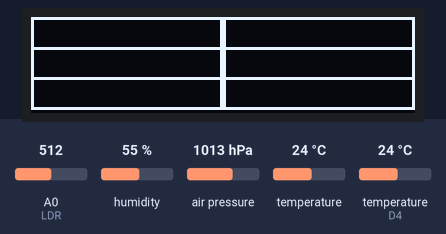
A sketch run on a simulated ESP8266 (NodeMCU). Parts: 128×32 one-colour display. The inputs (shaded band) are chosen by the test bench; at power-on: A0 (LDR) = 512, humidity 55 %, air pressure 1013 hPa, temperature 24 °C, temperature (sensor on D4) 24 °C. WiFi joins after 1.5 s; servers stay silent unless stated; the local clock reads 2024-03-15 10:24:30 at power-on unless the sketch sets it; storage starts empty; what the sketch prints to the serial monitor is not drawn.

Above: at 1.9 s.

The sketch:

sketch-v0.5-nodemcu.ino
```cpp
/*
   a mica NodeMCU 1.0 v3ESP8266
   A0 ---> Salida módulo LDR
   D1 // gpio5 ---> SCL ---> RTC DS1307 + oled ssd1306 132x28 + BMP2280
   D2 // gpio4 ---> SDA ---> RTC DS1307 + oled ssd1306 132x28 + BMP2280
   D3 // gpio ---> res4.7k a vcc +
   D4 // gpio2 ---> res4.7k a vcc + ---> DHT out
   D5 // gpio14 ---> SCLK ---> Modulo // adaptador MicroSD Tarjeta
   D6 // gpio12 ---> MISO ---> Modulo // Adaptador Tarjeta MicroSD
   D7 // gpio13 ---> MOSI ---> Modulo // Adaptador Tarjeta MicroSD
   D8 // gpio15 ---> res10k a gnd ---> Módulo CC / SS // Tarjeta adaptadora MicroSD
*/
//____________________________________
//                                  //|
unsigned long lecturaMillis = 0;    //|
//int pinWDU = D0;                  //|
//__________________________________//|

#include <Wire.h>         // incluir libreria para I2C
#include <SPI.h>           // incluir libreria para SPI

#include <ESP8266WiFi.h> // https://github.com/esp8266/Arduino
#include <DNSServer.h> // Servidor DNS local usado para redirigir todas las solicitudes al portal de configuración
#include <ESP8266WebServer.h>// Servidor web local usado para servir el portal de configuración.
//#include <ESP8266mDNS.h>
#include <WiFiUdp.h>
#include "ArduinoOTA.h" // https://github.com/esp8266/Arduino/tree/master/libraries/ArduinoOTA
#include <WiFiManager.h> // incluir libreria para Portal-WiFi https://github.com/tzapu/WiFiManager#include <ESP8266WiFi.h> //https://github.com/esp8266/Arduino
#define AP_SSID "NodeMCU-ESP8266" // Nombre AccesPoint con la ssid "NodeMCU-ESP8266"
#define AP_PASS "password" // Contraseña AccesPoint con la "password"

#include <RTClib.h>      // incluir libreria para RTC
RTC_DS1307 rtc;     // llama al RTC_DS1307 como rtc
//#define RTC_I2C_ADDRESS 0x68 //
//#define RTC_EEPROM_I2C_ADDRESS 0x50 //

#include <SD.h>         // incluir libreria para SD
const int microSD = D8; // chip esclavo microSD puerto SPI - en el uno pin 4 - en el esp8266 nodemcu 1.0 v3 pin D8 gpio15
File myFile;// buscar encontrar o crear archivo en raiz sd

#include <Adafruit_GFX.h>   // libreria para pantallas graficas
#include <Adafruit_SSD1306.h>   // libreria para controlador SSD1306
#define OLED_I2C_ADDRESS 0x3C  //
#define OLED_RESET -1      // necesario por la libreria pero no usado
#define ANCHO 128     // reemplaza ocurrencia de ANCHO por 128
#define ALTO 32       // reemplaza ocurrencia de ALTO por 32
Adafruit_SSD1306 oled(ANCHO, ALTO, &Wire, OLED_RESET);  // crea objeto

#include <DHT.h> // incluir libreria DHT sensor
#define DHTPIN D4 // sensor en pin D4
#define DHTTYPE DHT11   // DHT11 DHT21 DHT22
DHT dht(DHTPIN, DHTTYPE);  // crea objeto

#include <Adafruit_Sensor.h>  // incluir libreria sensores unificados
#include <Adafruit_BMP280.h>  // incluir libreria sensor BMP280
#define BMP280_I2C_ADDRESS  0x77  //  0x76
Adafruit_BMP280 bmp;  // crea objeto

#define LDR A0

////////////////////////////////////////////////////////////////////////////////////////////////////////////
void setup () {
  //  pinMode(pinWDU, INPUT);
  //  attachInterrupt(digitalPinToInterrupt(pinWDU), CHANGE);
  Serial.begin(9600); {}   // inicializa comunicacion serial a 9600 bps
  Serial.println(F("Iniciando:"));
  Wire.begin(D2, D1);   // configura e inicializa serial i2c en pines(sda, scl)
  SPI.begin();           // Inicializa serial spi
  WiFi.mode(WIFI_AP_STA); // modo establecido explícitamente, esp por defecto es STA + AP
  Serial.println(F("Wifi Iniciado"));
  WiFiManager wifiManager; //declaración de objeto wifiManager
  // wifiManager.resetSettings(); // wifiManager.resetSettings(); //restablecer la configuración - borrar las credenciales para realizar pruebas
  // Conectarse automáticamente usando credenciales guardadas,
  // si falla la conexión, inicia un punto de acceso con el nombre especificado ("AutoConnectAP"),
  // si está vacío generará automáticamente SSID, si la contraseña está en blanco será AP anónimo (wm.autoConnect ())
  // luego entra en un bucle de bloqueo en espera de configuración y devolverá un resultado exitoso

  wifiManager.setConfigPortalTimeout(60); //si cliente no accede datos de configuracion se renicia en (i) segundos
  wifiManager.setConnectTimeout (30); // establecer el tiempo de espera de la conexión

  bool res;
  // res = wifiManager.autoConnect(); // nombre de AP generado automáticamente a partir de chipid
  // res = wifiManager.autoConnect("AutoConnectAP"); // si solo desea un punto de acceso no seguro
  res = wifiManager.autoConnect("AutoConnectAP", "password"); // ("nombre red SSID, contraseña");
  if (!res) {
    Serial.println("Fallo la Coneccion :(");
    ESP.restart();  // reiniciar esp
  }
  else {
    Serial.println("Coneccion Realizada :)");
  }

  ArduinoOTA.setPort(8266); // El puerto predeterminado es 8266
  ArduinoOTA.setHostname("OTA-NodeMCU-ESP8266"); // El nombre de host predeterminado es esp8266- [ChipID]
  // Sin autenticación por defecto
  // ArduinoOTA.setPassword("admin");
  // La contraseña también se puede configurar con su valor md5
  // MD5(admin) = 21232f297a57a5a743894a0e4a801fc3
  // ArduinoOTA.setPasswordHash("21232f297a57a5a743894a0e4a801fc3");

  ArduinoOTA.onStart([]() {
    String type;
    if (ArduinoOTA.getCommand() == U_FLASH)
      type = "sketch";
    else // U_SPIFFS
      type = "filesystem";

    // NOTA: si actualiza SPIFFS, este sería el lugar para desmontar SPIFFS usando SPIFFS.end()
    Serial.println("Iniciar actualización " + type);
  });
  ArduinoOTA.onEnd([]() {
    Serial.println("\nEnd");
  });
  ArduinoOTA.onProgress([](unsigned int progress, unsigned int total) {
    Serial.printf("Progreso: %u%%\r", (progress / (total / 100)));
  });
  ArduinoOTA.onError([](ota_error_t error) {
    Serial.printf("Error[%u]: ", error);
    if (error == OTA_AUTH_ERROR) Serial.println("Error de autenticación");
    else if (error == OTA_BEGIN_ERROR) Serial.println("Inicio fallido");
    else if (error == OTA_CONNECT_ERROR) Serial.println("Falló la conexión");
    else if (error == OTA_RECEIVE_ERROR) Serial.println("Error al recibir");
    else if (error == OTA_END_ERROR) Serial.println("Fallo al final");
  });
  ArduinoOTA.begin();
  WiFi.softAP(AP_SSID, AP_PASS); // Iniciamos AccesPoint con la ssid y password predefinidos
  Serial.println("Soporte Actualizaciones OTA");
  Serial.print("dirección IP de red: ");
  Serial.println(WiFi.localIP());
  Serial.print("dirección IP de AccesPoint: ");
  Serial.print(AP_SSID);
  Serial.println(WiFi.softAPIP());


if (!SD.begin(microSD)) {       // sino inicia el modulo lector sd
  Serial.println(F("Modulo SD fallo"));  // muestra mensaje de error
  return;         // se sale regresando el programa
}
Serial.println(F("Modulo SD iniciado correctamente")); // muestra mensaje confirmacion
myFile = SD.open("DATA.txt", FILE_WRITE); //abrir sd, buscar crear archivo y abrir modo escritura
if (myFile) { //para tratar el archivo
  Serial.println(F("Archivo abierto correctamente"));
  myFile.println("Fecha, Hora, Temperatura DHT ºC, Temperatura BMP ºC, Humedad %, Presion hPa, Altitud M, Luminosidad"); //imprimir en el archivo los siguientes encabezados.
  myFile.close(); //cerrmos el archivo.
}

  if (!rtc.begin()) {       // sino inicializa modulo con direccion I2C definida previamente
    Serial.println(F("Modulo RTC fallo"));  // muestra mensaje de error
    return;         // se sale regresando el programa
  }
  rtc.adjust(DateTime(F(__DATE__), F(__TIME__)));
  Serial.println(F("Modulo RTC iniciado correctamente")); // muestra mensaje de confirmacion

  if (!bmp.begin(BMP280_I2C_ADDRESS)) {       // sino inicializa modulo con direccion I2C definida previamente
    Serial.println(F("Modulo BMP fallo"));  // muestra mensaje de error
    return;         // se sale regresando el programa
  }
  Serial.println(F("Modulo BMP iniciado correctamente")); // muestra mensaje de confirmacion

/* if (!dht.begin()) {       // sino inicializa modulo con direccion I2C definida previamente
      Serial.println(F("Modulo DHT fallo"));  // muestra mensaje de error
      return;         // se sale regresando el programa
    }*/
  dht.begin();
  Serial.println(F("Modulo DHT iniciado correctamente")); // muestra mensaje de confirmacion

  if (!oled.begin(SSD1306_SWITCHCAPVCC, OLED_I2C_ADDRESS)); { // sino inicializa modulo con direccion I2C definida previamente
    Serial.println(F("Modulo Display fallo"));  // muestra mensaje de error
    return;         // se sale regresando el programa
  }
  Serial.println(F("Modulo Display iniciado correctamente"));// muestra mensaje confirmacion
}
////////////////////////////////////////////////////////////////////////////////////////////////////////////
////////////////////////////////////////////////////////////////////////////////////////////////////////////
void formatoPantalla() {
  oled.clearDisplay();      // limpia pantalla

  oled.drawRect(0, 0, 64, 11, WHITE); // dibuja rectangulo
  oled.drawRect(64, 0, 64, 11, WHITE); // dibuja rectangulo
  oled.drawRect(0, 10, 64, 11, WHITE); // dibuja rectangulo
  oled.drawRect(64, 10, 64, 11, WHITE); // dibuja rectangulo
  oled.drawRect(0, 20, 64, 11, WHITE); // dibuja rectangulo
  oled.drawRect(64, 20, 64, 11, WHITE); // dibuja rectangulo
  /*oled.setCursor(5, 3);   // ubica cursor en coordenadas 28,34
    oled.setTextSize(2);      // establece tamano de texto en 2
    oled.setTextColor(WHITE);   // establece color al unico disponible (pantalla monocromo)
    oled.print("--->FC<---");     // escribe texto
    oled.setCursor(12, 15);   // ubica cursor en coordenadas 28,34
    oled.setTextSize(2);      // establece tamano de texto en 2
    oled.setTextColor(WHITE);   // establece color al unico disponible (pantalla monocromo)
    oled.print("servicios");     // escribe texto
  */
    oled.display();     // muestra en pantalla todo lo establecido anteriormente
}
void registrarTiempo() {
  DateTime now = rtc.now();
  myFile = SD.open("DATA.txt", FILE_WRITE);
  if (myFile) {
    myFile.print(now.year(), DEC);
    myFile.print('/');
    myFile.print(now.month(), DEC);
    myFile.print('/');
    myFile.print(now.day(), DEC);
    myFile.print(',');
    myFile.print(now.hour(), DEC);
    myFile.print(':');
    myFile.print(now.minute(), DEC);
    myFile.print(':');
    myFile.print(now.second(), DEC);
    myFile.print(",");
  }

  //consola log
  Serial.println(F("Archivo abierto correctamente"));
  Serial.print(now.year(), DEC);
  Serial.print('/');
  Serial.print(now.month(), DEC);
  Serial.print('/');
  Serial.println(now.day(), DEC);
  Serial.print(now.hour(), DEC);
  Serial.print(':');
  Serial.print(now.minute(), DEC);
  Serial.print(':');
  Serial.println(now.second(), DEC);
  Serial.println("guardado con éxito");
  myFile.close();
}
void registrarTemperaturaDHT() {

  float t = dht.readTemperature(); // Leer la temperatura en grados Celsius
  // float f = dht.readTemperature(true);  //Leer la temperatura como Fahrenheit

  //Compruebe si alguna lectura falló y salga antes (para volver a intentarlo).
  if  (isnan(t) /*|| isnan(f)*/) {
    Serial.println(F("Error al leer temperatura del sensor DHT!"));
    return;
  }

  //consola log
  Serial.print(F("Temperatura DHT: "));
  Serial.print(t);
  Serial.println(" °C");
  //Serial.print(f);
  //Serial.println(" *F\t");

  myFile = SD.open("DATA.txt", FILE_WRITE);
  if (myFile) {
    Serial.println("abrir con éxito");
    myFile.print(t);
    myFile.print(",");
  }
  myFile.close();
  Serial.println("guardado con éxito");
}
void registrarTemperaturaBMP() {

  float tb = bmp.readTemperature();

  //Compruebe si alguna lectura falló y salga antes (para volver a intentarlo).
  if  (isnan(tb)) {
    Serial.println(F("Error al leer Temperatura del sensor BMP!"));
    return;
  }

  //consola log
  Serial.print(F("Temperatura BMP: "));
  Serial.print(tb);
  Serial.println(F(" °C"));


  myFile = SD.open("DATA.txt", FILE_WRITE);
  if (myFile) {
    Serial.println(F("abrir con éxito"));
    myFile.print(tb);
    myFile.print(",");
  }
  myFile.close();
  Serial.println("guardado con éxito");
}
void registrarHumedad() {

  float h = dht.readHumidity();

  //Compruebe si alguna lectura falló y salga antes (para volver a intentarlo).
  if  (isnan(h)) {
    Serial.println(F("Error al leer humedad del sensor!"));
    return;
  }

  //consola log
  Serial.print(F("Humedad: "));
  Serial.print(h);
  Serial.println(F("%"));


  myFile = SD.open("DATA.txt", FILE_WRITE);
  if (myFile) {
    Serial.println(F("abrir con éxito"));
    myFile.print(h);
    myFile.print(",");
  }
  myFile.close();
  Serial.println("guardado con éxito");
}
void registrarPresion() {

  float p = bmp.readPressure() / 100;

  //Compruebe si alguna lectura falló y salga antes (para volver a intentarlo).
  if  (isnan(p)) {
    Serial.println(F("Error al leer Presion del sensor BMP!"));
    return;
  }

  //consola log
  Serial.print(F("Presion: "));
  Serial.print(p);
  Serial.println(F("mb/hPa"));


  myFile = SD.open("DATA.txt", FILE_WRITE);
  if (myFile) {
    Serial.println(F("abrir con éxito"));
    myFile.print(p);
    myFile.print(",");
  }
  myFile.close();
  Serial.println("guardado con éxito");
}
void registrarAltitud() {

  float a = bmp.readAltitude(1016); // (1013.25) obtener por localizacion, o ir ajustando situandolo desde el nivel del suelo.

  //Compruebe si alguna lectura falló y salga antes (para volver a intentarlo).
  if  (isnan(a)) {
    Serial.println(F("Error al leer Presion del sensor BMP!"));
    return;
  }

  //consola log
  Serial.print(F("Altitud: "));
  Serial.print(a);
  Serial.println(F("M."));


  myFile = SD.open("DATA.txt", FILE_WRITE);
  if (myFile) {
    Serial.println(F("abrir con éxito"));
    myFile.print(a);
    myFile.print(",");
  }
  myFile.close();
}
void registrarLuz() {

  pinMode (LDR, INPUT);
  int L = analogRead(LDR);

  //Compruebe si alguna lectura falló y salga antes (para volver a intentarlo).
  if  (isnan(L)) {
    Serial.println(F("Error al leer Luminosidad!"));
    return;
  }

  //consola log
  Serial.print(F("Luminosidad: "));
  Serial.print(L);
  Serial.println(F(" Luz"));


  myFile = SD.open("DATA.txt", FILE_WRITE);
  if (myFile) {
    Serial.println(F("abrir con éxito"));
    myFile.print(L);
    myFile.println(",");
  }
  myFile.close();
  Serial.println("guardado con éxito");
}
////////////////////////////////////////////////////////////////////////////////////////////////////////////
////////////////////////////////////////////////////////////////////////////////////////////////////////////
////////////////////////////////////////////////////////////////////////////////////////////////////////////
void loop() {
  ArduinoOTA.handle(); //llama constantemente a responder a una solicitud de actualización OTA
  if (millis() >= lecturaMillis + 5000) {
    if (millis() >= lecturaMillis + 250) {
      registrarTiempo();
    }
    if (millis() >= lecturaMillis + 500) {
      registrarTemperaturaDHT();
    }
    if (millis() >= lecturaMillis + 750) {
      registrarTemperaturaBMP();
    }
    if (millis() >= lecturaMillis + 1000) {
      registrarHumedad();
    }
    if (millis() >= lecturaMillis + 1250) {
      registrarPresion();
    }
    if (millis() >= lecturaMillis + 1500) {
      registrarAltitud();
    }
    if (millis() >= lecturaMillis + 1750) {
      registrarLuz();
    }
    /*    if (millis() >= lecturaMillis + 2000) {
          ();
        }
    */
    lecturaMillis = millis();
  }
  formatoPantalla();
}
```
